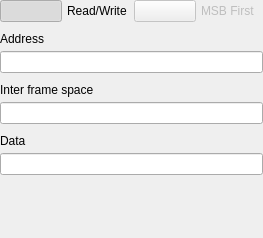
<?xml version="1.0" encoding="UTF-8"?>
<ui version="4.0">
 <class>I2CPatternUI</class>
 <widget class="QWidget" name="I2CPatternUI">
  <property name="geometry">
   <rect>
    <x>0</x>
    <y>0</y>
    <width>263</width>
    <height>238</height>
   </rect>
  </property>
  <property name="sizePolicy">
   <sizepolicy hsizetype="Expanding" vsizetype="Preferred">
    <horstretch>0</horstretch>
    <verstretch>0</verstretch>
   </sizepolicy>
  </property>
  <property name="windowTitle">
   <string>Form</string>
  </property>
  <layout class="QVBoxLayout" name="verticalLayout">
   <property name="spacing">
    <number>10</number>
   </property>
   <property name="leftMargin">
    <number>0</number>
   </property>
   <property name="topMargin">
    <number>0</number>
   </property>
   <property name="rightMargin">
    <number>0</number>
   </property>
   <property name="bottomMargin">
    <number>0</number>
   </property>
   <item>
    <layout class="QHBoxLayout" name="horizontalLayout_3">
     <property name="spacing">
      <number>5</number>
     </property>
     <property name="topMargin">
      <number>0</number>
     </property>
     <item>
      <widget class="adiscope::SmallOnOffSwitch" name="PB_readWrite">
       <property name="text">
        <string/>
       </property>
       <property name="checkable">
        <bool>true</bool>
       </property>
       <property name="checked">
        <bool>true</bool>
       </property>
       <property name="leftText" stdset="0">
        <string>R</string>
       </property>
       <property name="rightText" stdset="0">
        <string>W</string>
       </property>
       <property name="bothValid" stdset="0">
        <bool>true</bool>
       </property>
      </widget>
     </item>
     <item>
      <widget class="QLabel" name="label_4">
       <property name="text">
        <string>Read/Write</string>
       </property>
      </widget>
     </item>
     <item>
      <widget class="adiscope::SmallOnOffSwitch" name="PB_MSB">
       <property name="enabled">
        <bool>false</bool>
       </property>
       <property name="text">
        <string/>
       </property>
       <property name="checkable">
        <bool>true</bool>
       </property>
      </widget>
     </item>
     <item>
      <widget class="QLabel" name="label_8">
       <property name="enabled">
        <bool>false</bool>
       </property>
       <property name="text">
        <string>MSB First</string>
       </property>
      </widget>
     </item>
    </layout>
   </item>
   <item>
    <layout class="QVBoxLayout" name="verticalLayout_2">
     <property name="spacing">
      <number>5</number>
     </property>
     <property name="topMargin">
      <number>0</number>
     </property>
     <item>
      <widget class="QLabel" name="label">
       <property name="text">
        <string>Address</string>
       </property>
      </widget>
     </item>
     <item>
      <widget class="QLineEdit" name="LE_address"/>
     </item>
    </layout>
   </item>
   <item>
    <layout class="QVBoxLayout" name="verticalLayout_3">
     <property name="spacing">
      <number>5</number>
     </property>
     <property name="topMargin">
      <number>0</number>
     </property>
     <item>
      <widget class="QLabel" name="label_5">
       <property name="text">
        <string>Inter frame space</string>
       </property>
      </widget>
     </item>
     <item>
      <widget class="QLineEdit" name="LE_IFS"/>
     </item>
    </layout>
   </item>
   <item>
    <layout class="QVBoxLayout" name="verticalLayout_4">
     <property name="spacing">
      <number>5</number>
     </property>
     <property name="topMargin">
      <number>0</number>
     </property>
     <item>
      <widget class="QLabel" name="label_2">
       <property name="text">
        <string>Data</string>
       </property>
      </widget>
     </item>
     <item>
      <widget class="QLineEdit" name="LE_toSend"/>
     </item>
    </layout>
   </item>
   <item>
    <spacer name="verticalSpacer">
     <property name="orientation">
      <enum>Qt::Vertical</enum>
     </property>
     <property name="sizeHint" stdset="0">
      <size>
       <width>20</width>
       <height>40</height>
      </size>
     </property>
    </spacer>
   </item>
  </layout>
 </widget>
 <customwidgets>
  <customwidget>
   <class>adiscope::SmallOnOffSwitch</class>
   <extends>QPushButton</extends>
   <header>gui/smallOnOffSwitch.h</header>
  </customwidget>
 </customwidgets>
 <resources/>
 <connections/>
</ui>
